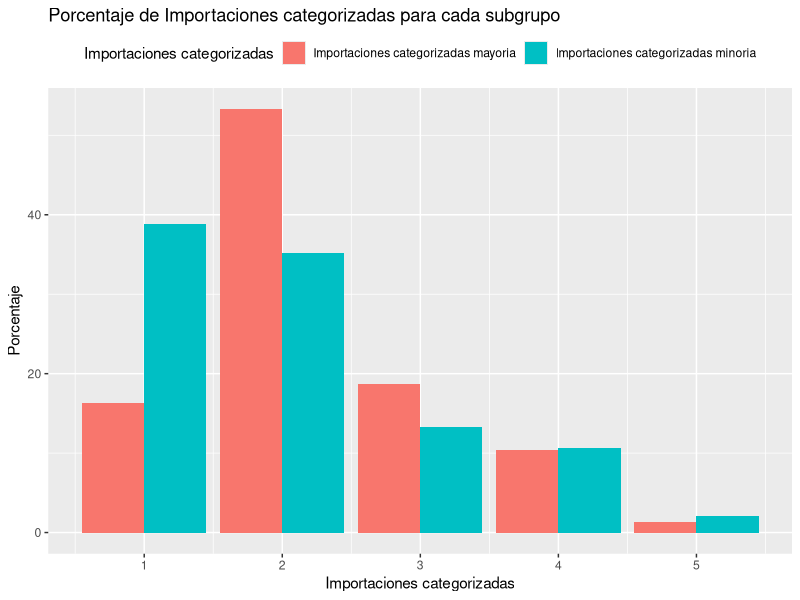
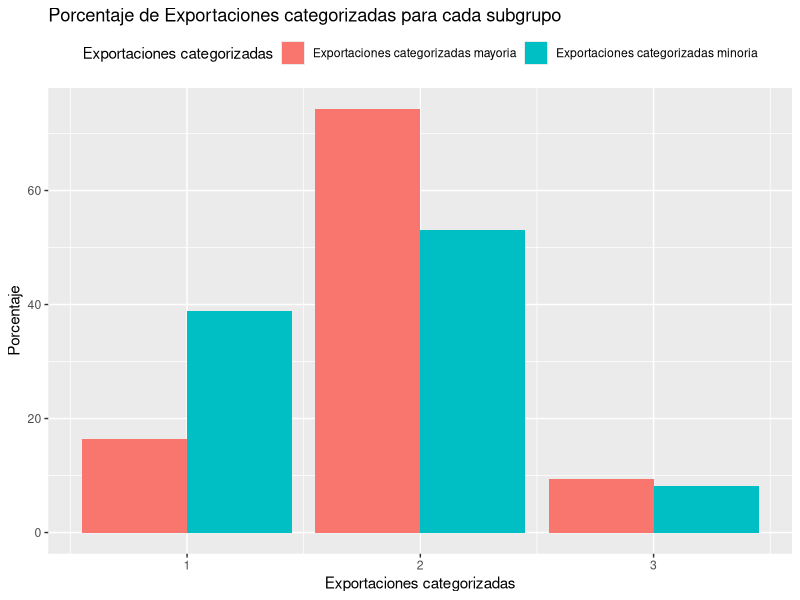
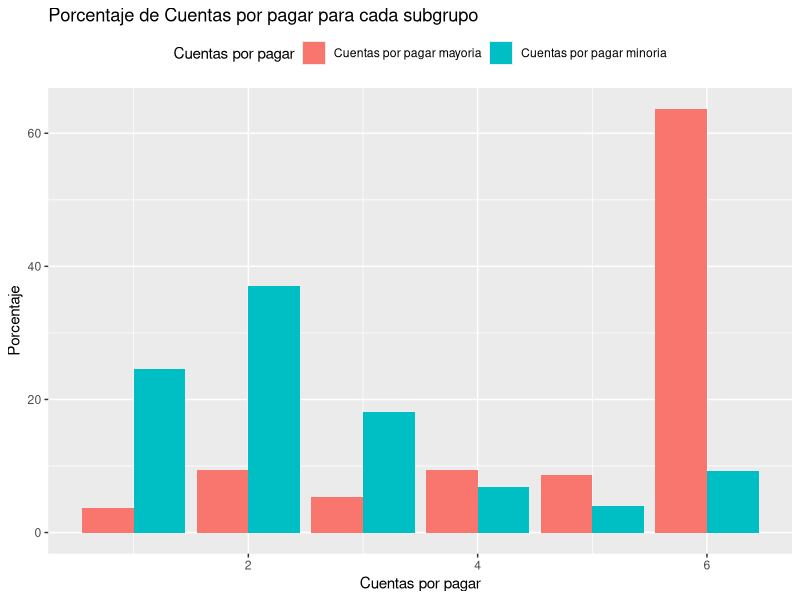
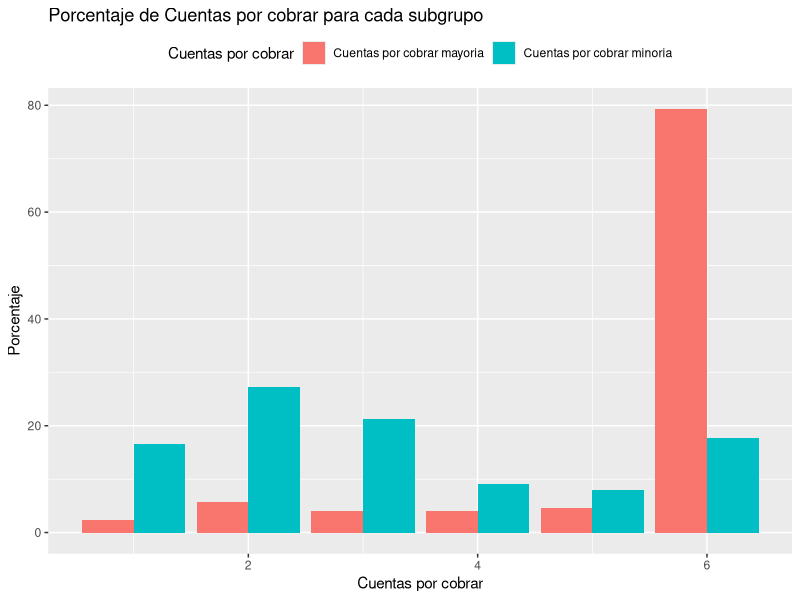
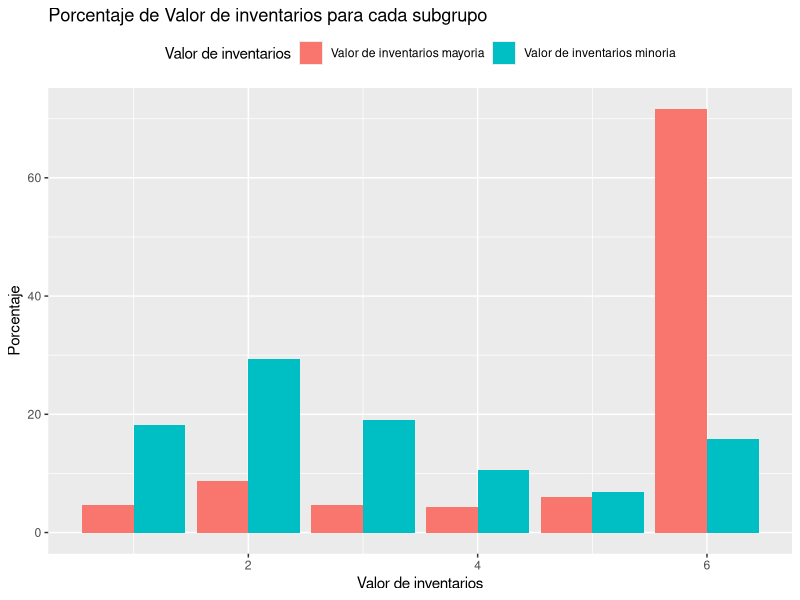
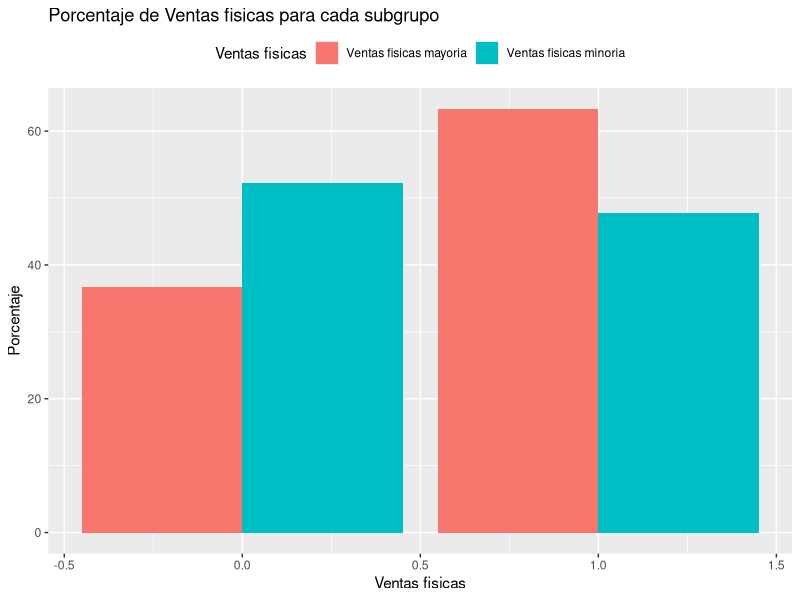
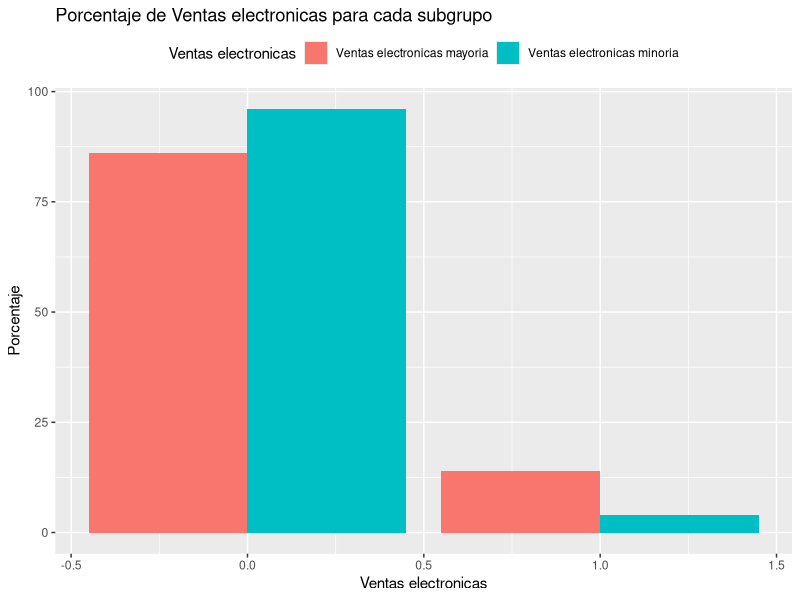
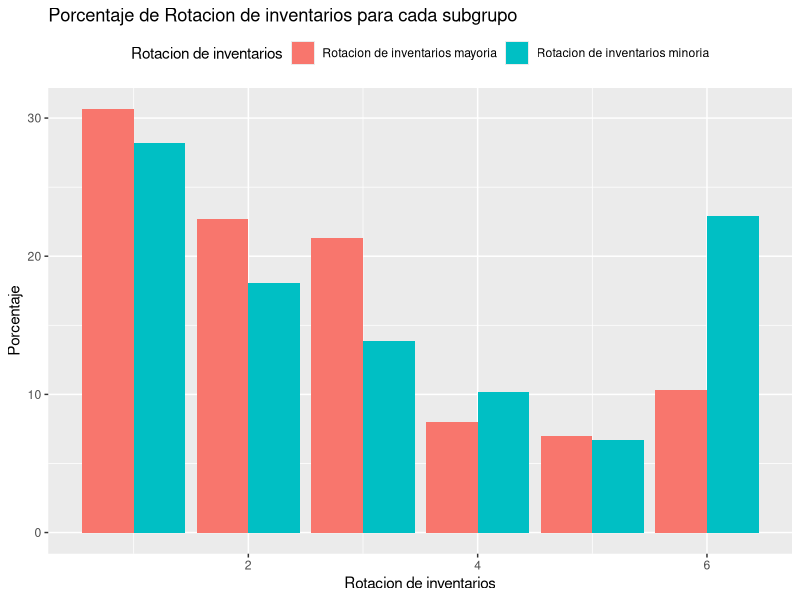

Source code (R) for these figures, in order:
## ---- chunk 1
library(tidyverse)
library(gridExtra)
library(cowplot)
datos = read.csv("base_trabajo_segmentacion.csv", sep=";") 
datos = datos[!duplicated(datos$nit),]
## ---- chunk 2
calcularTotalPorFilas <- function(df, regexColumnas, nombreColumnaTotal, nombreColumnaPorcentajes)
{
  dataFrameConTotalYPorcentajes <- df %>% mutate(
                                              ColumnaTotal = rowSums(select(.,contains(regexColumnas))),
                                              ColumnaPorcentajes= ColumnaTotal/sum(ColumnaTotal)*100
                                          ) #%>%
                                          # setNames(
                                          #   c("ColumnaTotal", "ColumnaPorcentajes"),
                                          #   c(nombreColumnaTotal, nombreColumnaPorcentajes)
                                          # ) 
  colnames(dataFrameConTotalYPorcentajes)[which(names(dataFrameConTotalYPorcentajes) == "ColumnaTotal")] <- 
    nombreColumnaTotal
  colnames(dataFrameConTotalYPorcentajes)[which(names(dataFrameConTotalYPorcentajes) == "ColumnaPorcentajes")] <- 
    nombreColumnaPorcentajes
                                          
  return(dataFrameConTotalYPorcentajes)
}
## ---- chunk 3
clientesConTicketsDeEntradaMasValiosos <- datos[grep("nit|en_vm.*", names(datos))]  %>%  mutate(total = rowSums(select(.,contains("en_vm")))) %>% arrange(desc(total)) %>% mutate(totalPorcentaje= total/sum(total)*100) %>% head(n=300) 
sum(clientesConTicketsDeEntradaMasValiosos$totalPorcentaje)
clientesConTicketsDeEntradaMasValiosos
## ---- chunk 4
mejoresClientes <- inner_join(datos, clientesConTicketsDeEntradaMasValiosos, by=c("nit" = "nit"))
mejoresClientes
## ---- chunk 5
clientesConTicketsDeEntradaMasValiosos <- datos[grep("nit|en_vm.*", names(datos))]  %>%  
                                          mutate(total = rowSums(select(.,contains("en_vm")))) %>% 
                                          arrange(desc(total)) %>% 
                                          mutate(totalPorcentaje= total/sum(total)*100) %>%
                                          filter(totalPorcentaje != 0) 
## ---- chunk 6
datosConPorcentajesYTotales <-  datos %>% 
  calcularTotalPorFilas("en_vm", "total_tickets_de_entrada_cliente", "porcentaje_de_tickets_de_entrada_cliente") %>%
  calcularTotalPorFilas("en_tx", "total_transacciones_de_entrada_cliente", "porcentaje_transacciones_de_entrada_cliente") %>%
  calcularTotalPorFilas("sal_vm", "total_tickets_de_salida_cliente", "porcentaje_tickets_de_salida_cliente") %>% 
  calcularTotalPorFilas("sal_tx", "total_transacciones_de_salida_cliente", "porcentaje_transacciones_de_salida_cliente") 
## ---- chunk 7
resumenVariableCategoricaComparada <- function(dfMayoria, dfMinoria, columna)
{
    resumenDeMayoria <- dfMayoria %>%
      count(.dots=columna) %>%
      mutate(n = n/sum(n) * 100)
    
    resumenDeMinoria <- dfMinoria %>%
      count(.dots=columna) %>%
      mutate(n = n/sum(n) * 100)
    criterioJoin <- paste(columna, columna, sep=" = ")
    resumenComparativo <- resumenDeMayoria %>% inner_join(resumenDeMinoria, by= structure(names=columna, .Data=columna))
    return(resumenComparativo)
}
## ---- chunk 8
clientesQueGeneranLaMayoriaTicketsEntrada <- datosConPorcentajesYTotales %>%
                               filter(total_tickets_de_entrada_cliente != 0)  %>%  
                               arrange(desc(total_tickets_de_entrada_cliente)) %>%
                               head(n=300)
clientesQueGeneranMenorTicketsEntrada <- datosConPorcentajesYTotales %>%
                               filter(total_tickets_de_entrada_cliente != 0)  %>%  
                               arrange(desc(total_tickets_de_entrada_cliente)) %>%
                               slice(301: n())
## ---- chunk 9
ImpoCVMayoria <- clientesQueGeneranLaMayoriaTicketsEntrada %>%
  count(impo_cv, sort = TRUE) %>%
  mutate(n = n/sum(n) * 100)

ImpoCVMinoria <- clientesQueGeneranMenorTicketsEntrada %>%
  count(impo_cv, sort = TRUE) %>%
  mutate(n = n/sum(n) * 100)

## ---- chunk 10


graficar_datos <- function (df, columnaDf, nombreMasLegible)
{
  titulo <- sprintf("Porcentaje de %s para cada subgrupo", nombreMasLegible)
  etiquetaMayoria <- sprintf("%s mayoria", nombreMasLegible)
  etiquetaMinoria <- sprintf("%s minoria", nombreMasLegible)
  datos <- reshape2::melt(df, id.vars=columnaDf)
  grafico <- ggplot(data=datos, aes(x=.data[[columnaDf]], y=value, fill=variable)) +
          geom_bar(stat="identity", position=position_dodge()) + 
          scale_fill_discrete(name = nombreMasLegible, labels = c(etiquetaMayoria, etiquetaMinoria)) +
          labs(title=titulo, x=nombreMasLegible, y="Porcentaje") + 
          theme(legend.position = "top")
  return(grafico) 
  
}

## ---- chunk 11
nombresLegibles <- c("Importaciones categorizadas", "Exportaciones categorizadas",
                     "Cuentas por pagar", "Cuentas por cobrar",
                     "Valor de inventarios", "Ventas fisicas", 
                     "Ventas electronicas", "Rotacion de inventarios",
                     "Rotacion de cuentas de pagar", "Rotacion de cuentas por cobrar",
                     "Ciclo de negocio", "Ciclo financiero"
                     )
names(nombresLegibles) <- c("impo_cv", "expo_vt", 
                            "cxp", "cxc", 
                            "totalinventory", "tiene_ventas_fisicas",
                            "tiene_ventas_electronicas", "rotacion_inventarios",
                            "rotacion_cxc", "rotacion_cxp", 
                            "ciclo_negocio", "ciclo_financiero"
                            )
## ---- chunk 12

for (columna in names(nombresLegibles))
{
  datosColumna <- resumenVariableCategoricaComparada(clientesQueGeneranLaMayoriaTicketsEntrada, 
                                     clientesQueGeneranMenorTicketsEntrada, columna)
  grafico <- graficar_datos(datosColumna, columna, nombresLegibles[[columna]])
  print(grafico)
}

